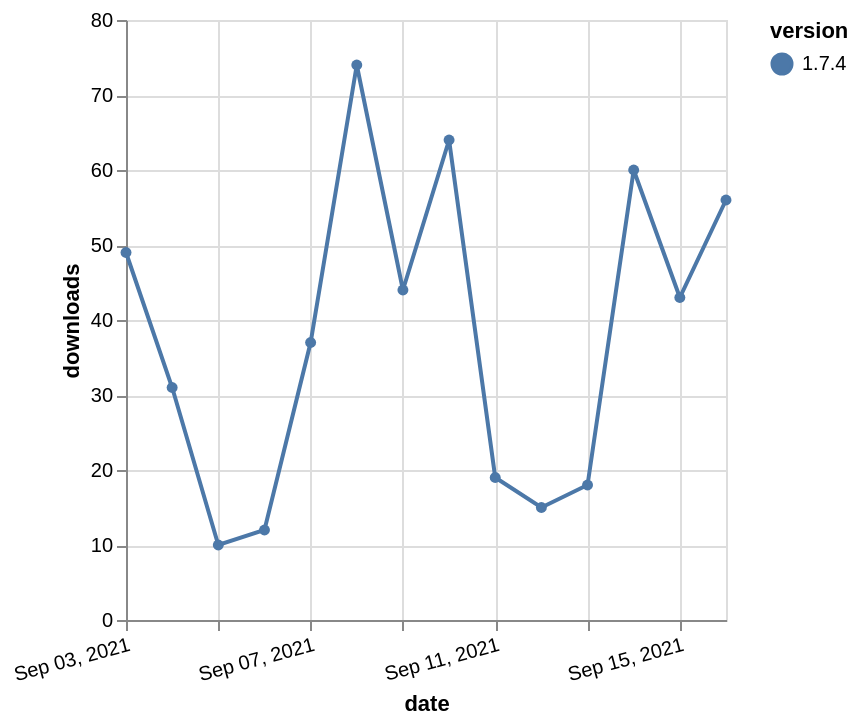

Write the Vega-Lite specification saved for this chart.
### Vega-Lite specification from a JSON file in a GitHub repository (floating-point values rounded to 4 significant figures)
{"$schema": "https://vega.github.io/schema/vega-lite/v5.json", "description": "A simple bar chart with embedded data.", "data": {"values": [{"date": "2021-09-03", "total": 58475, "delta": 49, "version": "1.7.4"}, {"date": "2021-09-04", "total": 58506, "delta": 31, "version": "1.7.4"}, {"date": "2021-09-05", "total": 58516, "delta": 10, "version": "1.7.4"}, {"date": "2021-09-06", "total": 58528, "delta": 12, "version": "1.7.4"}, {"date": "2021-09-07", "total": 58565, "delta": 37, "version": "1.7.4"}, {"date": "2021-09-08", "total": 58639, "delta": 74, "version": "1.7.4"}, {"date": "2021-09-09", "total": 58683, "delta": 44, "version": "1.7.4"}, {"date": "2021-09-10", "total": 58747, "delta": 64, "version": "1.7.4"}, {"date": "2021-09-11", "total": 58766, "delta": 19, "version": "1.7.4"}, {"date": "2021-09-12", "total": 58781, "delta": 15, "version": "1.7.4"}, {"date": "2021-09-13", "total": 58799, "delta": 18, "version": "1.7.4"}, {"date": "2021-09-14", "total": 58859, "delta": 60, "version": "1.7.4"}, {"date": "2021-09-15", "total": 58902, "delta": 43, "version": "1.7.4"}, {"date": "2021-09-16", "total": 58958, "delta": 56, "version": "1.7.4"}]}, "width": "container", "mark": {"type": "line", "point": {"filled": true}}, "encoding": {"x": {"field": "date", "type": "temporal", "timeUnit": "yearmonthdate", "title": "date", "axis": {"labelAngle": -15}}, "y": {"field": "delta", "type": "quantitative", "title": "downloads"}, "color": {"field": "version", "type": "nominal"}, "tooltip": {"field": "delta"}}}
